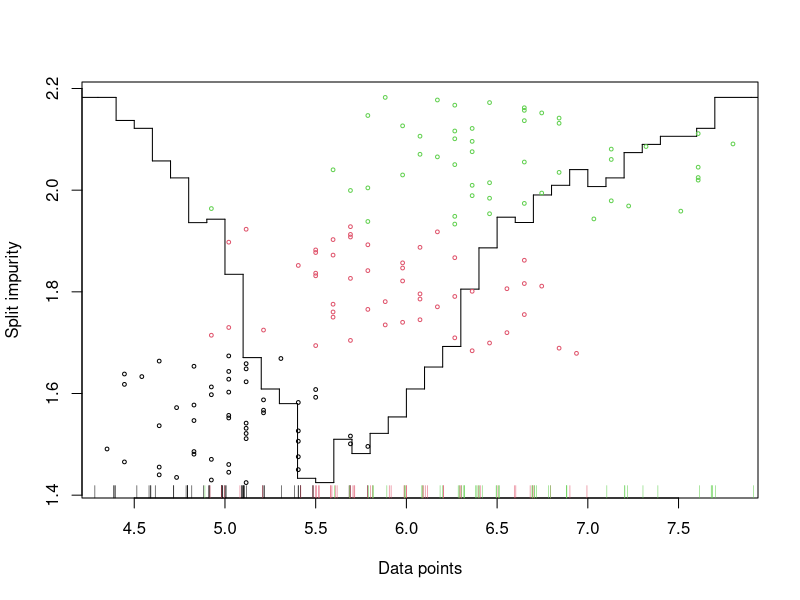
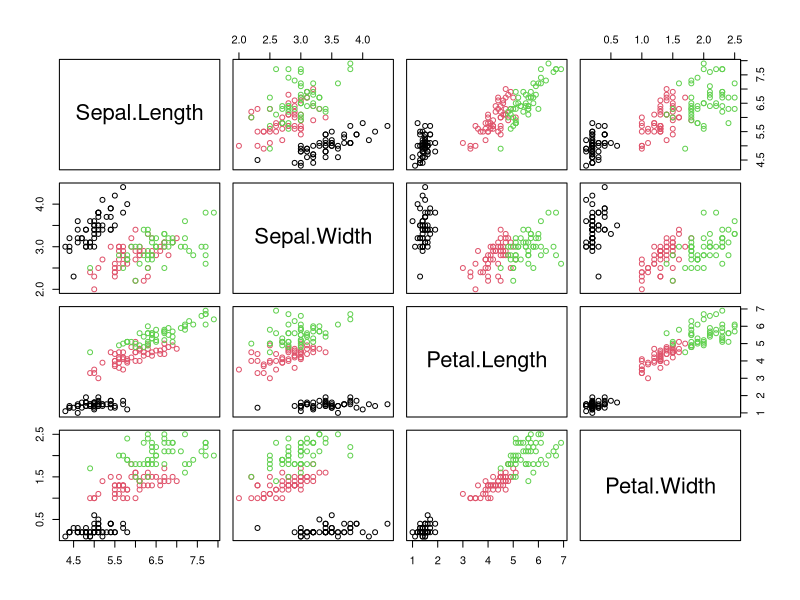
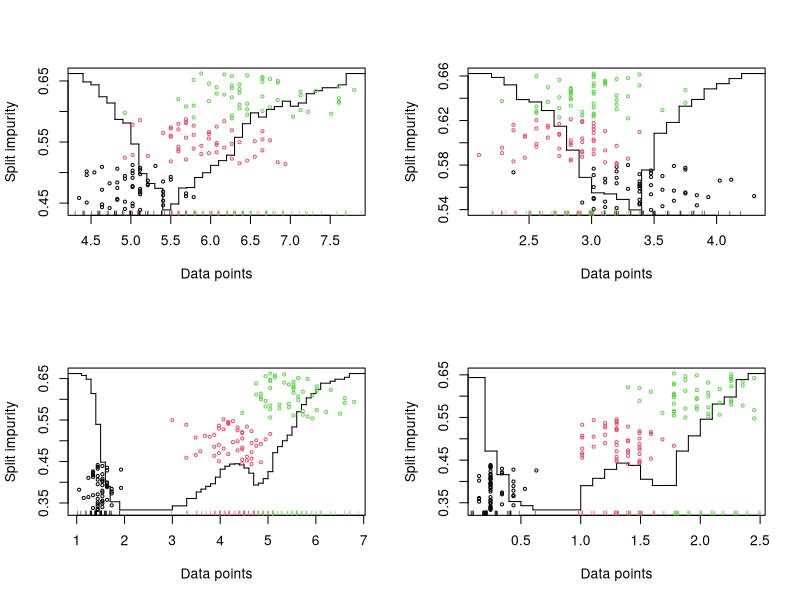
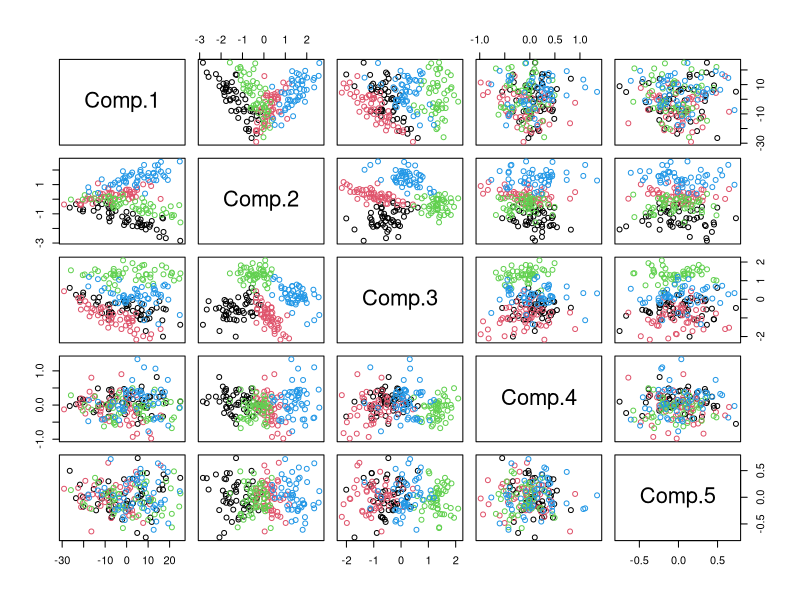
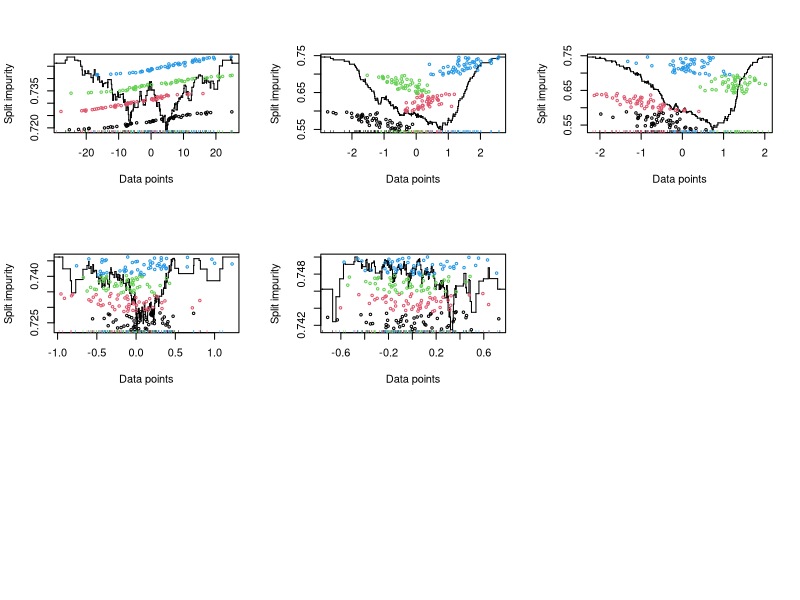
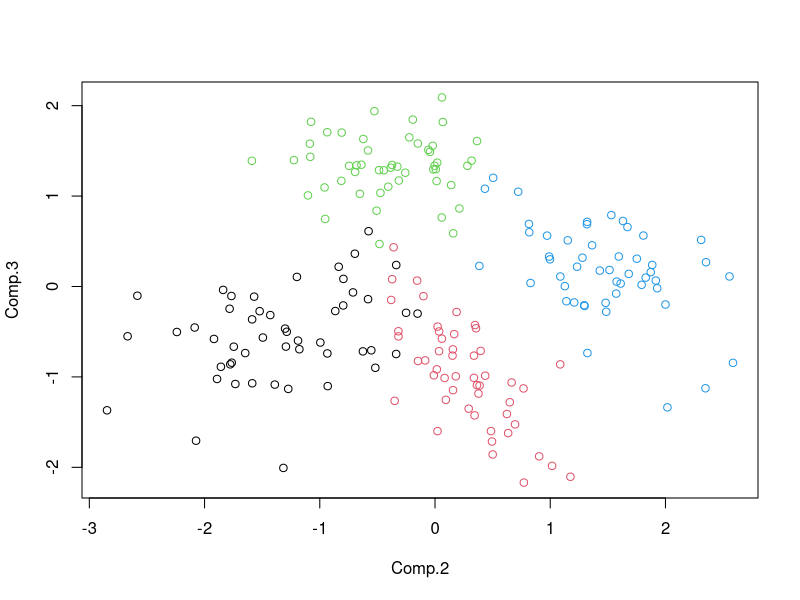
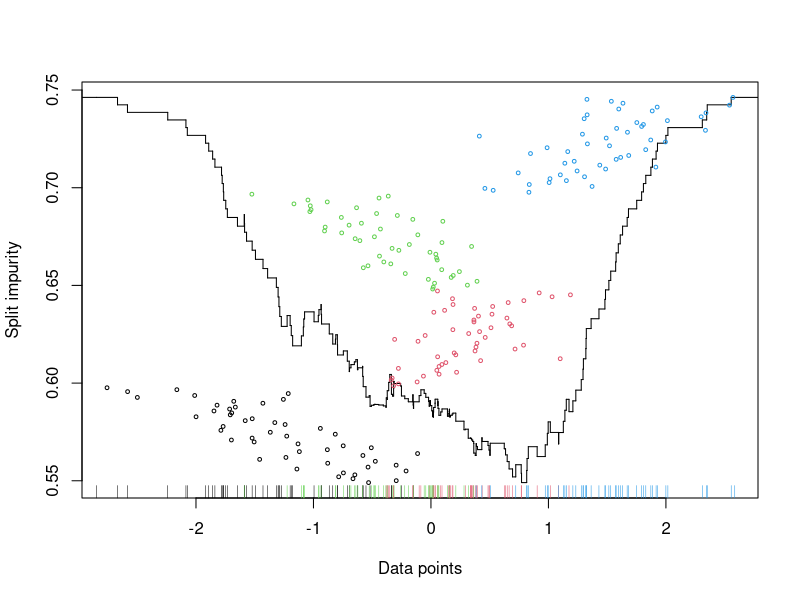
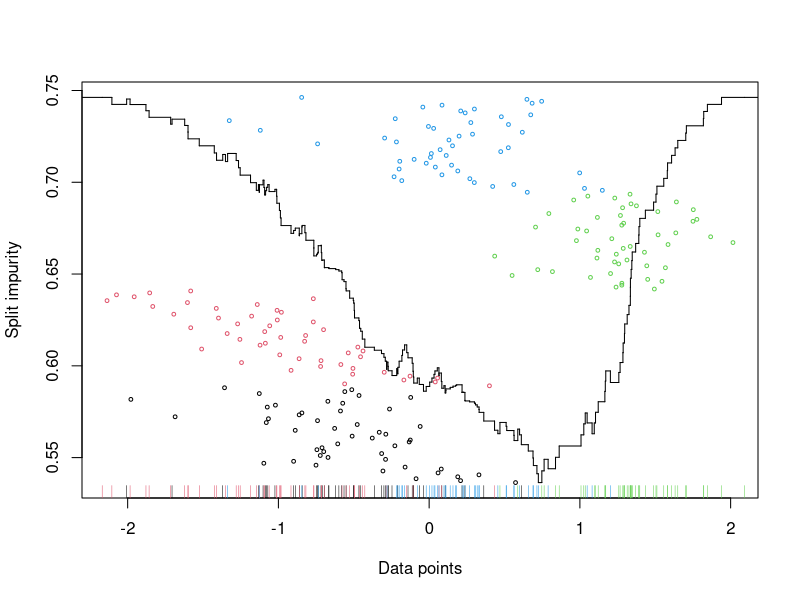

R code for these plots, in order:
################### plot tick gini graph ################### 
impurity.plot.1d <- function(
	split.impurity=c("deviance","gini"),
	info=iris$Sepal.Length,
	classes=iris$Species) 
{
	impurity.grow <- function(
		class.freq)				#table with class frequencies
	#DESCRIPTION
	#	given summarized figures of class frequencies and a split criterion, the impurity measure of such a split is given
	#OUTPUT		impurity			numeric impurity value of node with such a composition of examples
	{
		#calculate the "impurity" measure on a leaf be it via gini/deviance when given class probabilities at a leaf
		n <- sum(class.freq)
		class.probs <- class.freq/n
		#evaluate impurity
		if (split.impurity=="deviance") {
			#deviance
			#change any class.probs from 0 to 1 to make 0*log(0)=0 by default
			class.probs[class.probs==0] <- 1
			impurity <- -2*sum(class.probs*log(class.probs))
		} else if (split.impurity=="gini") {
			#gini
			impurity <- 1-sum(class.probs^2)
		}

		return(impurity)
	}

	split.impurity <- match.arg(split.impurity)
	#points <- seq(	from=ticks[1],
	#		to=ticks[length(ticks)],
	#		length.out=length(ticks)*detail
	#)
	#points <- points[-1]	#has nothing in the left child
	knots <- sort(unique(info))
	midpoints <- (knots[-1]+knots[-length(knots)])/2
	impurities <- NULL
	for (i in 1:length(midpoints)) {
		left.bin <- info < midpoints[i]
		impurities[i] <-	(	impurity.grow(	table(classes[left.bin])
						)*sum(left.bin)+
						impurity.grow(	table(classes[!left.bin])
						)*sum(!left.bin)
					)/length(left.bin)		
	}

	#plot these points to the plot
	plot(	x=midpoints,
		y=impurities,
		type="n",
		ylab="Split impurity",
		xlab="Data points"
	)
	#add rugs for each class
	for (i in 1:length(levels(classes))) {
		rug(jitter(info[classes==levels(classes)[i]]),col=i)
	}
	#fit a step function to impurities data
	plot(stepfun(x=knots,y=c(impurities[1],impurities,impurities[length(impurities)]),f=0),add=TRUE,do.points=FALSE)
	#fit a spline function to impurities data
#	lines(	spline(	x=points,
#			y=impurities
#		)
#	)
	#reinitialise the axes
	par(new=TRUE)
	plot(	x=info,
		y=1:length(info),
		col=as.numeric(classes),
		type="n",
		axes=FALSE,
#		pch=".",
#		cex=0.5,
		xlab="",
		ylab="")
	par(new=FALSE)
	#overlay original data onto existing plot
	points(	x=info,
		y=1:length(info),
		col=as.numeric(classes),
#		pch=".",
		cex=0.5)
}


#use impurity.plot()
library(MASS)
impurity.plot.1d()

#counts number of superclass splits of interest
generally.positioned.points <- 3; dimensions <- 1; temp <- 0; for (i in 0:dimensions) { temp <- temp + choose(generally.positioned.points-1,i) }; temp <- temp-1; temp









################ iris
library(MASS)
x11()
pairs(iris[,-5],col=as.numeric(iris[,5]))
x11()
par(mfrow=c(2,2))
for (i in 1:4) {
	impurity.plot.1d(
		split.impurity="gini",
		info=iris[,i],
		classes=iris$Species) 
}
################ crabs
library(MASS)
x11()
crabs.data <- predict(princomp(crabs[,-(1:3)]))
pairs(crabs.data,col=rep(1:4,each=50))
x11()
par(mfrow=c(3,3))
for (i in 1:5) {
	impurity.plot.1d(
		split.impurity="gini",
		info=crabs.data[,i],
		classes=factor(rep(1:4,each=50))) 
}


library(MASS)
x11()
crabs.data <- predict(princomp(crabs[,-(1:3)]))
plot(crabs.data[,2:3],col=rep(1:4,each=50))
x11()
for (i in 2:3) {
	x11();
	impurity.plot.1d(
		split.impurity="gini",
		info=crabs.data[,i],
		classes=factor(rep(1:4,each=50))) 
}


